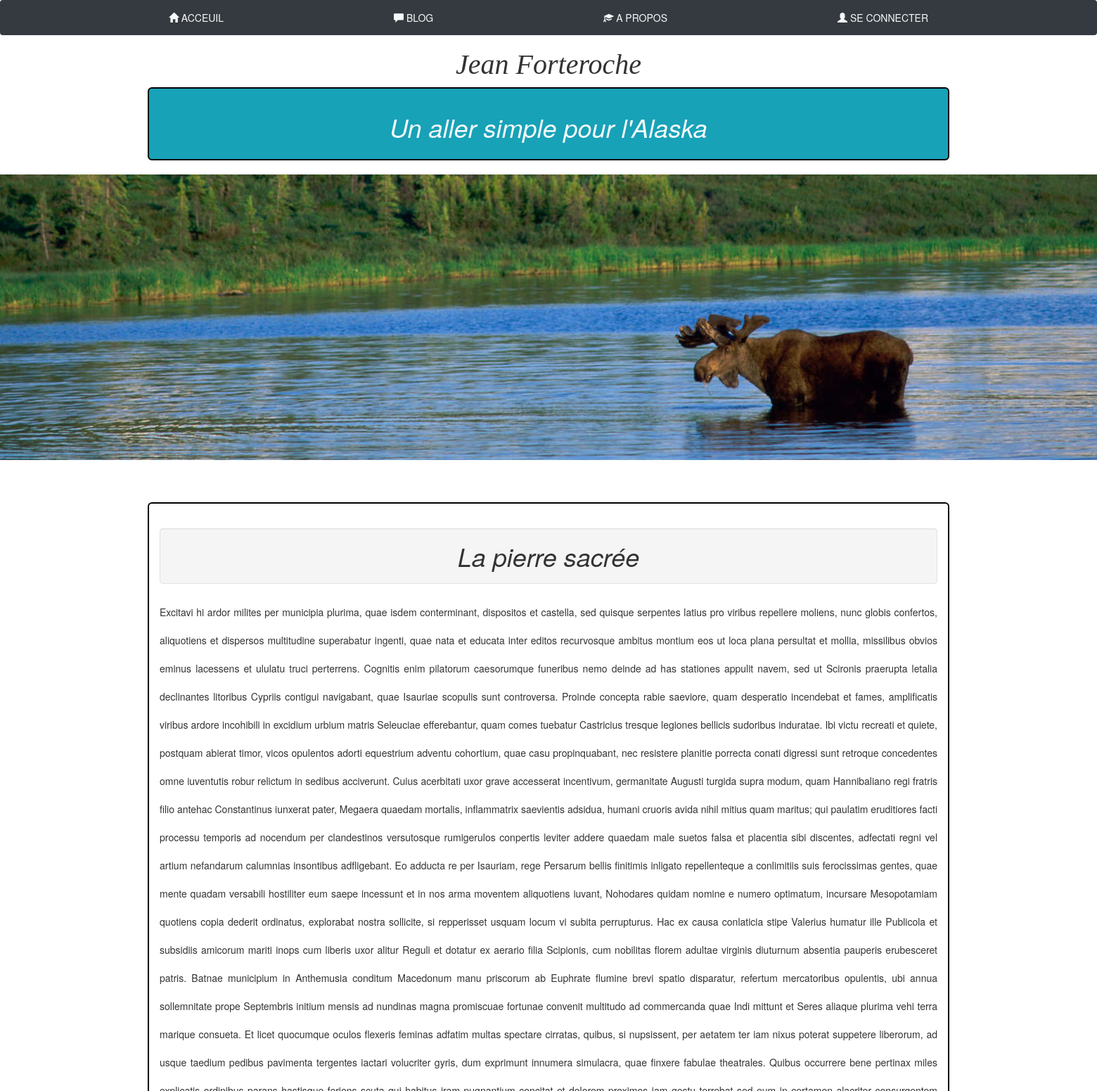
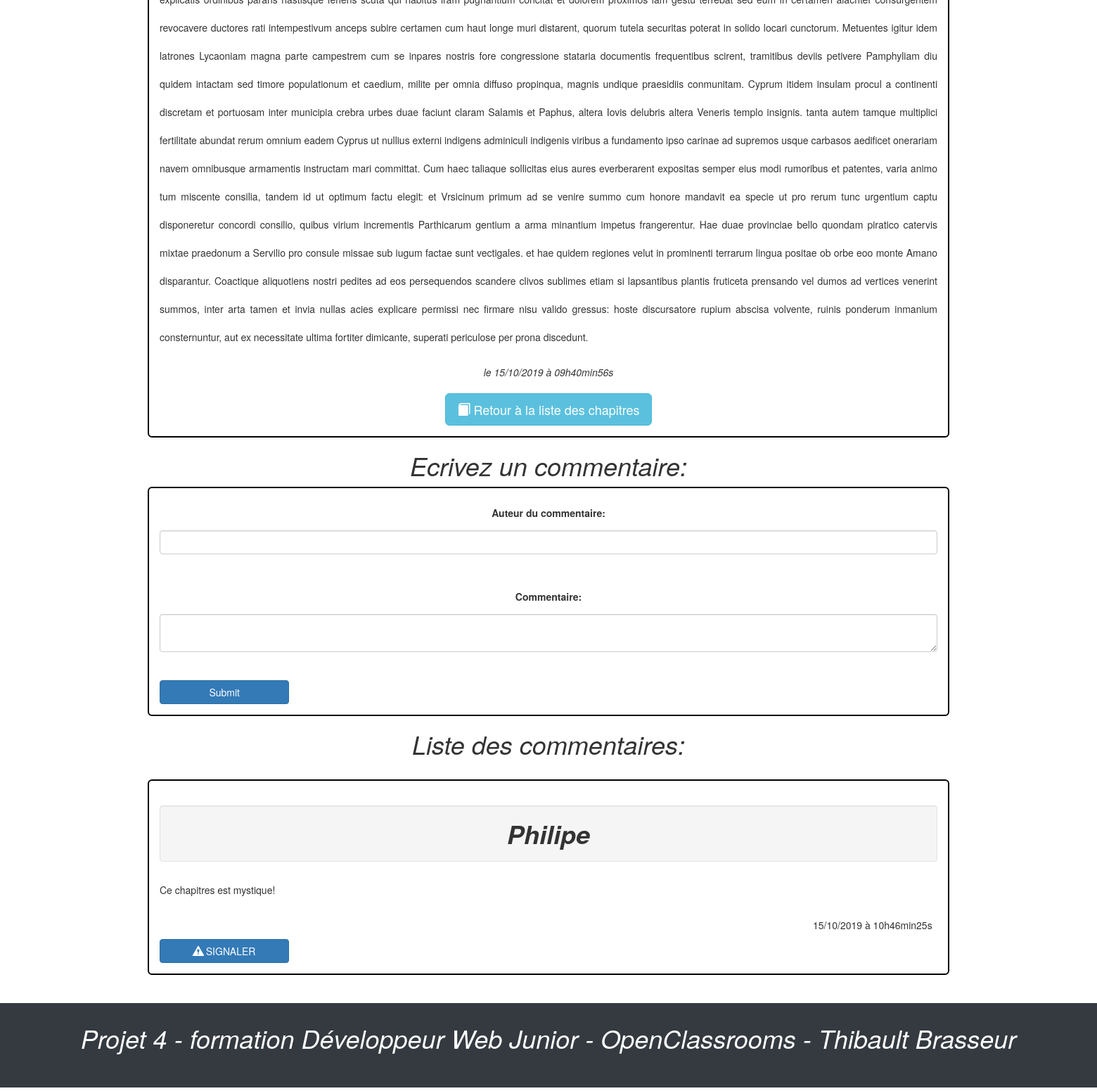
The app's page /P4_01_code/index.php?action=post&id=10 with its own data (2 pictures, top to bottom).
### tables this page shows
CREATE TABLE `articles` (
  `id` int(11) NOT NULL,
  `title` varchar(255) NOT NULL,
  `content` text NOT NULL,
  `date_creation` datetime NOT NULL
);

CREATE TABLE `comments` (
  `id` int(11) NOT NULL,
  `post_id` int(11) NOT NULL,
  `author` varchar(255) NOT NULL,
  `comment` text NOT NULL,
  `comment_date` datetime NOT NULL,
  `notify` tinyint(4) NOT NULL
);

### P4_01_code/controller/frontend/BlogController.php (called while the page is built, shortened)
<?php
require_once('model/frontend/ArticlesManager.php');
require_once('model/frontend/CommentsManager.php');
function addPost() {
          $postManager = new \OpenClassrooms\Blog\Model\PostManager();
          $post = $postManager->getPost($_GET['id']);
          $commentManager = new \OpenClassrooms\Blog\Model\CommentManager();
          $comments = $commentManager->getComments($_GET['id']);
            require('view/frontend/postView.php');
}

### P4_01_code/model/frontend/ArticlesManager.php (called while the page is built, shortened)
<?php
class PostManager extends Manager {
    public function getPost($postId) {
        $db = $this->dbConnect();
        $req = $db->prepare('SELECT id, title, content, DATE_FORMAT(date_creation, \'%d/%m/%Y à %Hh%imin%ss\') AS creation_date_fr FROM articles WHERE id = ?');
        $req->execute(array($postId));
        $post = $req->fetch();
        return $post;
    }
}

### P4_01_code/model/frontend/CommentsManager.php (called while the page is built, shortened)
<?php
class CommentManager extends Manager {
    public function getComments($postId) {
        $db = $this->dbConnect();
        $comments = $db->prepare('SELECT id, post_id, author, comment, DATE_FORMAT(comment_date, \'%d/%m/%Y à %Hh%imin%ss\') AS comment_date_fr FROM comments WHERE post_id = ? ORDER BY comment_date DESC');
        $comments->execute(array($postId));
        return $comments;
    }
}

### P4_01_code/view/frontend/postView.php (the view, shortened to what this page needs)
<br><br><br><br>
<div class="container">
        <h1 class="well">
          <?= $post['title']?>
        </h1>
        <p>
          <?= $post['content'] ?> <em> le <?= $post['creation_date_fr'] ?> </em>
        </p>
        <button class="btn btn-info btn-lg" type="button" ><span class="glyphicon glyphicon-book"></span><a class="text-white" href="index.php?action=blog">  Retour à la liste des chapitres</a></button>
</div>
<h1>Ecrivez un commentaire:</h1>
<div class="container">
<form action="index.php?action=addComment&amp;id=<?= $post['id']?>" method="post">
        <label for="author">Auteur du commentaire:</label><br />
        <input type="text" class="form-control" id="author" name="author" /><br>
        <label for="comment">Commentaire:</label><br />
        <textarea id="comment"class="form-control" name="comment"></textarea><br>
        <input type="submit" class="col-sm-2 btn btn btn-primary"/>
</form>
</div>
<h1>Liste des commentaires:</h1>
<?php
while ($comment = $comments->fetch())
{
?>
<br>
<div class="container">
    <h1 class="well">
      <strong><?= $comment['author'] ?></strong>
    </h1>
    <p><?= $comment['comment'] ?></p>
    <div class="col-lg-12 col-lg-offset-5">
      <?= $comment['comment_date_fr'] ?>
    </div>
    <button type="submit" class="col-sm-2 btn btn btn-primary"><span class="glyphicon glyphicon-alert"></span><a class= "text-white" href="index.php?action=signaler&amp;post_id=<?= $comment['post_id'] ?>&amp;id=<?= $comment['id'] ?>"> SIGNALER </a></button>
</div>
<?php
}
?>
<?php require('view/template.php'); ?>

### P4_01_code/public/css/style.css (style rules this page uses)
html, body { margin: 0px; }
.container { padding: 15px; border: 2px solid black; border-radius: 6px; line-height: 40px; text-align: center; }
p { text-align: justify; }
h1, h3 { text-align:center; font-family:georgia,garamond,serif; font-size:40px; font-style:italic; }

### records on screen
articles: title "La pierre sacrée", content "Excitavi hi ardor milites per municipia plurima, quae isdem conterminant, dispositos et castella, sed quisque serpentes latius pro viribus repellere moliens, nunc globis confertos, aliquotiens et dispersos multitudine superabatur ingenti, quae nata et educata inter editos recurvosque ambitus montium eos ut loca plana persultat et mollia, missilibus obvios eminus lacessens et ululatu truci perterrens. Cognitis enim pilatorum caesorumque funeribus nemo deinde ad has stationes appulit navem, sed ut Scironis praerupta letalia declinantes litoribus Cypriis contigui navigabant, quae Isauriae scopulis sunt controversa. Proinde concepta rabie saeviore, quam desperatio incendebat et fames,…"
comments: author "Philipe", comment "Ce chapitres est mystique!", comment_date_fr "15/10/2019 à 10h46min25s"

### other values on screen
$post['creation_date_fr'] "15/10/2019 à 09h40min56s"
